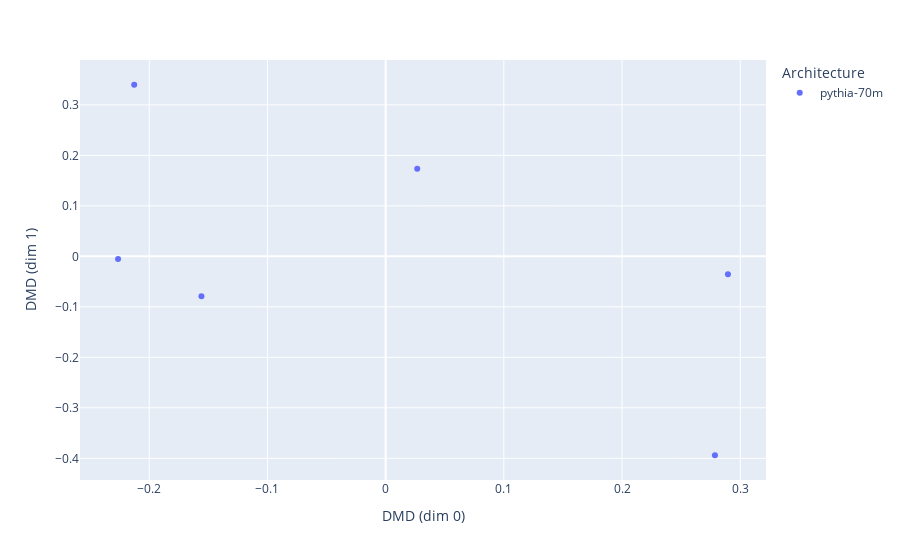

The code cell stored with this chart in its notebook:
### Code cell
import plotly.express as px

fig = px.scatter(mds_df, 
                 x="DMD:0", 
                 y="DMD:1", 
                 color="Architecture",
                 title="",
                 labels={
                     "DMD:0": "DMD (dim 0)",
                     "DMD:1": "DMD (dim 1)",
                     "Layer": "Layer"
                 },)
fig.show()

### Figure 1 — Plotly figure (JSON) as saved in the notebook; plotly's stock layout.template omitted (floating-point values rounded to 4 significant figures)
{"data": [{"hovertemplate": "Architecture=pythia-70m<br>DMD (dim 0)=%{x}<br>DMD (dim 1)=%{y}<extra></extra>", "legendgroup": "pythia-70m", "marker": {"color": "#636efa", "symbol": "circle"}, "mode": "markers", "name": "pythia-70m", "orientation": "v", "showlegend": true, "type": "scatter", "x": [0.2896, -0.1558, 0.02674, -0.2127, -0.2264, 0.2786], "xaxis": "x", "y": [-0.03554, -0.07889, 0.1737, 0.3399, -0.005191, -0.394], "yaxis": "y"}], "layout": {"legend": {"title": {"text": "Architecture"}, "tracegroupgap": 0}, "margin": {"t": 60}, "xaxis": {"anchor": "y", "domain": [0, 1], "title": {"text": "DMD (dim 0)"}}, "yaxis": {"anchor": "x", "domain": [0, 1], "title": {"text": "DMD (dim 1)"}}}}
